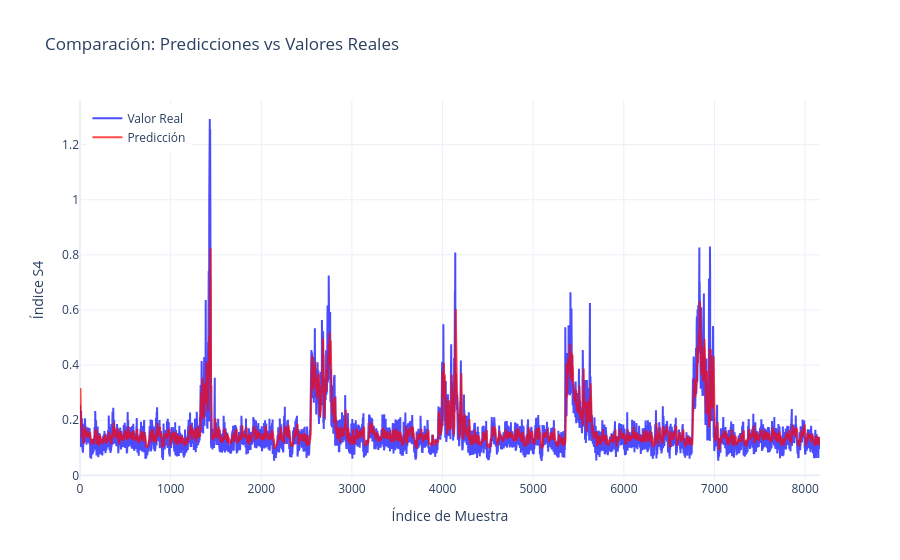

The notebook cell this image was saved under:
### Code cell
import plotly.graph_objects as go

# Crear el eje X basado en el índice de muestra
# Asegurarse de que sean arrays planos y del mismo tamaño
y_real = np.ravel(y_test_original)
y_pred = np.ravel(y_pred_inv)
x_vals = list(range(len(y_test_original)))

# Crear figura interactiva
fig = go.Figure()

# Trazar valores reales
fig.add_trace(go.Scatter(
    x=x_vals,
    y=y_real,
    mode='lines',
    name='Valor Real',
    line=dict(color='blue'),
    opacity=0.7
))

# Trazar predicciones
fig.add_trace(go.Scatter(
    x=x_vals,
    y=y_pred,
    mode='lines',
    name='Predicción',
    line=dict(color='red'),
    opacity=0.7
))

# Personalización del gráfico
fig.update_layout(
    title='Comparación: Predicciones vs Valores Reales',
    xaxis_title='Índice de Muestra',
    yaxis_title='Índice S4',
    legend=dict(x=0.01, y=0.99),
    template='plotly_white',
    hovermode='x unified'
)

fig.show()

### Figure 1 — Plotly figure (JSON) as saved in the notebook; plotly's stock layout.template omitted (floating-point values rounded to 4 significant figures; data arrays with more than 128 entries replaced by an {"elided": "..."} marker saying what was removed)
{"data": [{"line": {"color": "blue"}, "mode": "lines", "name": "Valor Real", "opacity": 0.7, "type": "scatter", "x": {"elided": "8165 int values"}, "y": {"elided": "8165 float values"}}, {"line": {"color": "red"}, "mode": "lines", "name": "Predicción", "opacity": 0.7, "type": "scatter", "x": {"elided": "8165 int values"}, "y": {"elided": "8165 float values"}}], "layout": {"autosize": true, "hovermode": "x unified", "legend": {"x": 0.01, "y": 0.99}, "title": {"text": "Comparación: Predicciones vs Valores Reales"}, "xaxis": {"autorange": true, "range": [0, 8164], "title": {"text": "Índice de Muestra"}, "type": "linear"}, "yaxis": {"autorange": true, "range": [-0.01694, 1.362], "title": {"text": "Índice S4"}, "type": "linear"}}}
